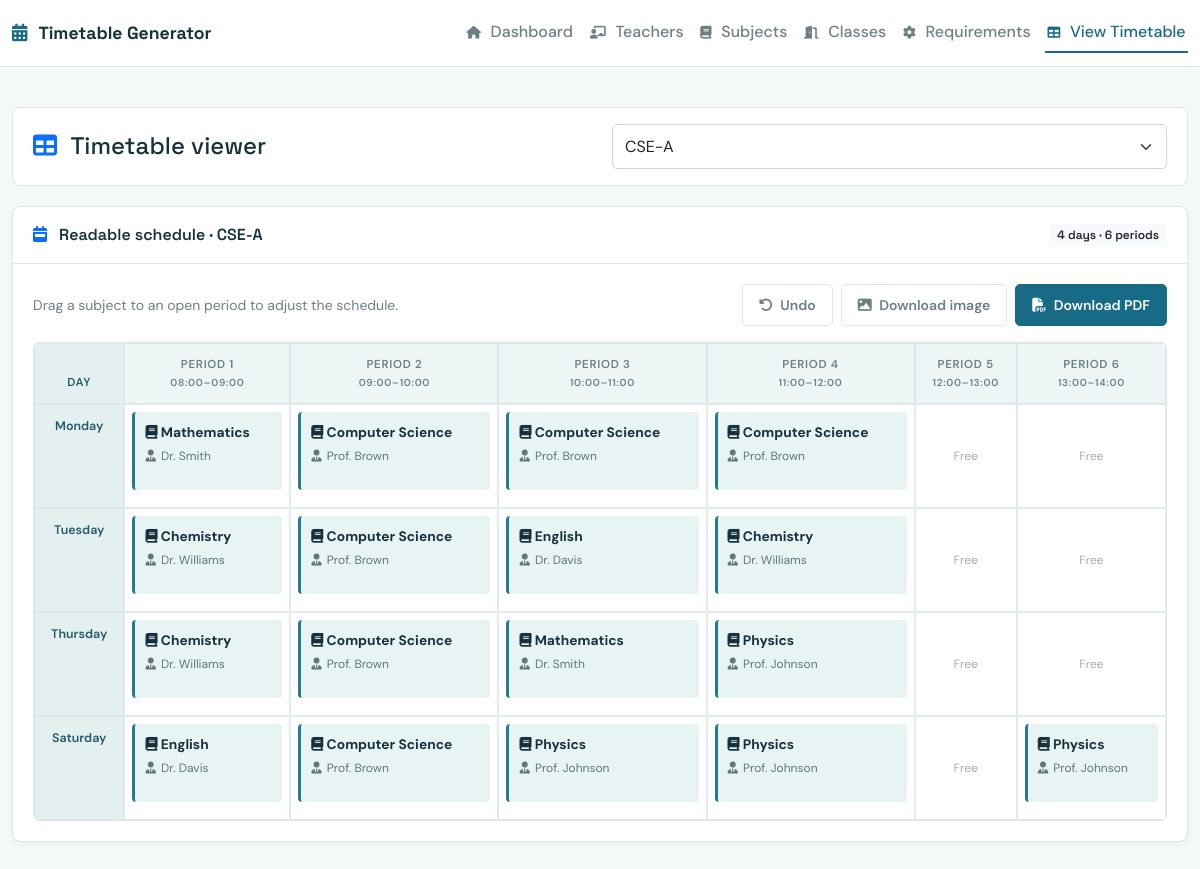
Page /timetable on the committed database.
### app.py (models this page shows, shortened)
class TimetableConfig(db.Model):
    id = db.Column(db.Integer, primary_key=True)
    selected_days = db.Column(db.Text, nullable=False, default='["Monday", "Tuesday", "Wednesday", "Thursday", "Friday"]')
    start_time = db.Column(db.String(5), nullable=False, default='09:00')
    end_time = db.Column(db.String(5), nullable=False, default='16:00')
    period_duration = db.Column(db.Integer, nullable=False, default=60)
    break_duration = db.Column(db.Integer, nullable=False, default=15)
    break_after = db.Column(db.Integer, nullable=False, default=4)
    lunch_duration = db.Column(db.Integer, nullable=False, default=60)
    lunch_after = db.Column(db.Integer, nullable=False, default=4)
    second_break_duration = db.Column(db.Integer, nullable=False, default=0)
    second_break_after = db.Column(db.Integer, nullable=False, default=0)
    break_start = db.Column(db.String(5), nullable=False, default='10:40')
    second_break_start = db.Column(db.String(5), nullable=False, default='15:00')
    lunch_start = db.Column(db.String(5), nullable=False, default='12:30')
    title = db.Column(db.String(150), nullable=False, default='Weekly timetable')
    institution = db.Column(db.String(150), nullable=False, default='')
    academic_period = db.Column(db.String(100), nullable=False, default='')
    subtitle = db.Column(db.String(200), nullable=False, default='')
    daily_structure = db.Column(db.Text, nullable=False, default='[]')
    day_overrides = db.Column(db.Text, nullable=False, default='{}')
    @property
    def days(self):
        return json.loads(self.selected_days or '[]')
    @property
    def structure(self):
        return json.loads(self.daily_structure or '[]')

class ClassRoom(db.Model):
    id = db.Column(db.Integer, primary_key=True)
    name = db.Column(db.String(50), nullable=False)
    requirements = db.relationship('SubjectRequirement', backref='classroom', lazy=True)

class TimeSlot(db.Model):
    id = db.Column(db.Integer, primary_key=True)
    day = db.Column(db.String(50), nullable=False)
    period_number = db.Column(db.Integer, nullable=False)  # 1-6
    start_time = db.Column(db.String(5), nullable=False, default='09:00')
    end_time = db.Column(db.String(5), nullable=False, default='10:00')
    is_break = db.Column(db.Boolean, nullable=False, default=False)
    label = db.Column(db.String(50), nullable=False, default='')
    slot_order = db.Column(db.Integer, nullable=False, default=0)

class Subject(db.Model):
    id = db.Column(db.Integer, primary_key=True)
    name = db.Column(db.String(100), nullable=False)
    teacher_id = db.Column(db.Integer, db.ForeignKey('teacher.id'), nullable=False)

class Teacher(db.Model):
    id = db.Column(db.Integer, primary_key=True)
    name = db.Column(db.String(100), nullable=False)
    subjects = db.relationship('Subject', backref='teacher', lazy=True)

### app.py (the view)
@app.route('/timetable')
def timetable():
    classroom_id = request.args.get('classroom_id', type=int)
    classrooms = ClassRoom.query.all()
    if not classroom_id and classrooms:
        classroom_id = classrooms[0].id
    if classroom_id:
        classroom = ClassRoom.query.get(classroom_id)
        entries = ScheduleEntry.query.filter_by(classroom_id=classroom_id).all()
        config = get_config()
        timeslots = TimeSlot.query.order_by(TimeSlot.id).all()
        days = config.days
        columns = []
        for slot in timeslots:
            key = slot.slot_order
            if key not in [column['slot_order'] for column in columns]:
                columns.append({'period_number': slot.period_number, 'is_break': slot.is_break,
                                'label': slot.label, 'start_time': slot.start_time, 'end_time': slot.end_time, 'slot_order': slot.slot_order})
        timetable_grid = {}
        for day in days:
            timetable_grid[day] = {}
            for column in columns:
                timetable_grid[day][(column['period_number'], column['is_break'])] = None
        for entry in entries:
            day = entry.timeslot.day
            period = entry.timeslot.period_number
            timetable_grid[day][(period, False)] = entry
        return render_template('timetable.html',
                             classrooms=classrooms,
                             current_classroom=classroom,
                             timetable_grid=timetable_grid,
                             days=days,
                             timeslots=timeslots,
                             columns=columns,
                             config=config)
    return render_template('timetable.html', classrooms=classrooms)

### app.py (called while the page is built, shortened)
def get_config():
    config = TimetableConfig.query.first()
    if not config:
        config = TimetableConfig()
        db.session.add(config)
        db.session.commit()
    return config

### templates/timetable.html (shortened to what this page needs)
{% extends "base.html" %}
{% block content %}
<div class="container-fluid">
    {% if classrooms %}
    <div class="class-selector">
        <div class="row align-items-center">
            <div class="col-md-6">
                <h4 class="mb-0">
                    <i class="fas fa-table text-primary me-2"></i> Timetable viewer
                </h4>
            </div>
            <div class="col-md-6">
                <form method="GET" action="/timetable" class="d-flex gap-2">
                    <select class="form-select" name="classroom_id" onchange="this.form.submit()">
                        {% for classroom in classrooms %}
                        <option value="{{ classroom.id }}" {% if current_classroom and classroom.id == current_classroom.id %}selected{% endif %}>
                            {{ classroom.name }}
                        </option>
                        {% endfor %}
                    </select>
                </form>
            </div>
        </div>
    </div>
    {% if current_classroom %}
    <div class="card">
        <div class="card-header d-flex justify-content-between align-items-center">
            <span>
                <i class="fas fa-calendar-week text-primary me-2"></i> {{ config.title }} · {{ current_classroom.name }}
            </span>
            <span class="badge bg-light text-dark">{{ days|length }} days · {{ columns|selectattr('is_break', 'equalto', false)|list|length }} periods</span>
        </div>
        <div class="card-body">
            <div class="d-flex flex-wrap justify-content-between align-items-center gap-2 mb-3">
                <span class="text-muted small">Drag a subject to an open period to adjust the schedule.</span>
                <div class="d-flex gap-2">
                    <button class="btn btn-outline-secondary btn-sm" type="button" onclick="undoChange()"><i class="fas fa-rotate-left me-1"></i> Undo</button>
                    <a class="btn btn-outline-secondary btn-sm" href="/export/image?classroom_id={{ current_classroom.id }}&title={{ config.title|urlencode }}&institution={{ config.institution|urlencode }}&academic_period={{ config.academic_period|urlencode }}"><i class="fas fa-image me-1"></i> Download image</a>
                    <a class="btn btn-primary btn-sm" href="/export/pdf?classroom_id={{ current_classroom.id }}&title={{ config.title|urlencode }}&institution={{ config.institution|urlencode }}&academic_period={{ config.academic_period|urlencode }}"><i class="fas fa-file-pdf me-1"></i> Download PDF</a>
                </div>
            </div>
            <div class="timetable-container">
                <table class="timetable-grid table">
                    <thead>
                        <tr>
                            <th class="day-header">Day</th>
                            {% for column in columns %}
                            <th class="period-header {% if column.is_break %}break-header{% endif %}">{{ column.label }}<br><small>{{ column.start_time }}–{{ column.end_time }}</small></th>
                            {% endfor %}
                        </tr>
                    </thead>
                    <tbody>
                        {% for day in days %}
                        <tr>
                            <th class="day-header">{{ day }}</th>
                            {% for column in columns %}
                            {% set period = column.period_number %}
                            <td class="drop-zone {% if column.is_break %}break-cell{% endif %}"
                                data-day="{{ day }}"
                                data-period="{{ period }}"
                                data-timeslot-id="{{ timeslots | selectattr('day', 'equalto', day) | selectattr('slot_order', 'equalto', column.slot_order) | map(attribute='id') | first }}">
                                {% if column.is_break %}
                                <div class="empty-slot">{{ column.label }}</div>
                                {% else %}
                                {% set entry = timetable_grid[day][(period, false)] %}
                                {% if entry %}
                                <div class="subject-block"
                                     draggable="true"
                                     data-entry-id="{{ entry.id }}"
                                     data-subject="{{ entry.subject.name }}"
                                     data-teacher="{{ entry.teacher.name }}">
                                    <div class="subject-name">
                                        <i class="fas fa-book"></i> {{ entry.subject.name }}
                                    </div>
                                    <div class="teacher-name">
                                        <i class="fas fa-user-tie"></i> {{ entry.teacher.name }}
                                    </div>
                                </div>
                                {% else %}
                                <div class="empty-slot">Free</div>
                                {% endif %}
                                {% endif %}
                            </td>
                            {% endfor %}
                        </tr>
                        {% endfor %}
                    </tbody>
                </table>
            </div>
        </div>
    </div>
    {% endif %}
    {% endif %}
</div>
{% endblock %}

### templates/base.html (style rules this page uses)
:root { --primary-color: #176b87; --primary-dark: #0e4d63; --ink: #18323d; --muted: #6d7f86; --line: #dce7e9; --surface: #ffffff; --canvas: #f4f8f8; --success: #287d68; --danger: #b54a4a; }
* { box-sizing: border-box; }
body { background: var(--canvas); min-height: 100vh; color: var(--ink); font-family: 'DM Sans', sans-serif; }
.container, .container-fluid { max-width: 1240px; }
h1, h2, h3, h4, h5, h6 { color: var(--ink); font-family: 'Space Grotesk', sans-serif; }
.text-muted { color: var(--muted) !important; }
.card { background: var(--surface); border: 1px solid var(--line); border-radius: 8px; box-shadow: 0 2px 7px rgba(24, 50, 61, .04); margin-bottom: 1.5rem; }
.card-header { background: transparent; border-bottom: 1px solid var(--line); color: var(--ink); padding: 1rem 1.25rem; font-family: 'Space Grotesk', sans-serif; font-weight: 600; }
.card-body { padding: 1.25rem; }
.btn { border-radius: 5px; font-weight: 600; padding: .6rem 1rem; }
.btn-primary { background: var(--primary-color); border-color: var(--primary-color); }
.btn-outline-secondary { border-color: var(--line); color: var(--muted); }
.form-control, .form-select { border: 1px solid #cbdadd; border-radius: 5px; min-height: 42px; padding: .6rem .75rem; }
.table { --bs-table-bg: transparent; margin-bottom: 0; }
.table thead th { background: #f1f6f6; border-bottom: 1px solid var(--line); color: var(--muted); font-size: .72rem; letter-spacing: .06em; text-transform: uppercase; }
.table td { border-color: #edf2f2; vertical-align: middle; }
.badge { border-radius: 4px; font-size: .75rem; font-weight: 600; padding: .35rem .5rem; }

### templates/timetable.html (style rules this page uses)
.timetable-container { overflow-x: auto; border: 1px solid #dce7e9; border-radius: 6px; }
.timetable-grid { min-width: 980px; border-collapse: separate; border-spacing: 0; }
.timetable-grid th { background: #edf5f5; color: #35535c; padding: 12px 10px; font-weight: 600; font-size: .78rem; text-align: center; border: 1px solid #dce7e9; position: sticky; top: 0; z-index: 10; }
.timetable-grid td { padding: 7px; border: 1px solid #e3ecec; height: 104px; vertical-align: top; background: white; transition: background-color .15s; }
.subject-block { background: #e8f3f3; border-left: 3px solid #247c8e; color: #18323d; padding: 10px; border-radius: 4px; cursor: move; min-height: 78px; transition: opacity .15s, border-color .15s; position: relative; }
.subject-name { font-weight: 700; font-size: .86rem; margin-bottom: 4px; }
.teacher-name { color: #60757b; font-size: .75rem; display: flex; align-items: center; gap: 5px; }
.empty-slot { min-height: 88px; display: flex; align-items: center; justify-content: center; color: #a2b1b4; font-size: .75rem; }
.period-header { background: #edf5f5 !important; }
.day-header { background: #e4eff0 !important; color: #245b68 !important; position: sticky; left: 0; z-index: 11; }
.class-selector { background: white; border: 1px solid #dce7e9; border-radius: 8px; padding: 16px 20px; margin-bottom: 20px; }

### rows in the picture
TimetableConfig: title "Readable schedule"
ClassRoom: name "CSE-A"
TimeSlot: label "PERIOD 1", start_time "08:00", end_time "09:00"
TimeSlot: label "PERIOD 2", start_time "09:00", end_time "10:00"
TimeSlot: label "PERIOD 3", start_time "10:00", end_time "11:00"
TimeSlot: label "PERIOD 4", start_time "11:00", end_time "12:00"
TimeSlot: label "PERIOD 5", start_time "12:00", end_time "13:00", shows "Free"
TimeSlot: label "PERIOD 6", start_time "13:00", end_time "14:00", shows "Free"
Subject: subject.name "Mathematics"
Teacher: teacher.name "Dr. Smith"
Subject: subject.name "Computer Science"
Teacher: teacher.name "Prof. Brown"
Subject: subject.name "Chemistry"
Teacher: teacher.name "Dr. Williams"
Subject: subject.name "English"
Teacher: teacher.name "Dr. Davis"
Subject: subject.name "Physics"
Teacher: teacher.name "Prof. Johnson"

### other values in the picture
{{ days|length }} "4"
{{ columns|selectattr('is_break', 'equalto', false)|list|length }} "6"
{{ day }} "Monday" "Tuesday" "Thursday" "Saturday"
form field classroom_id "CSE-A"
